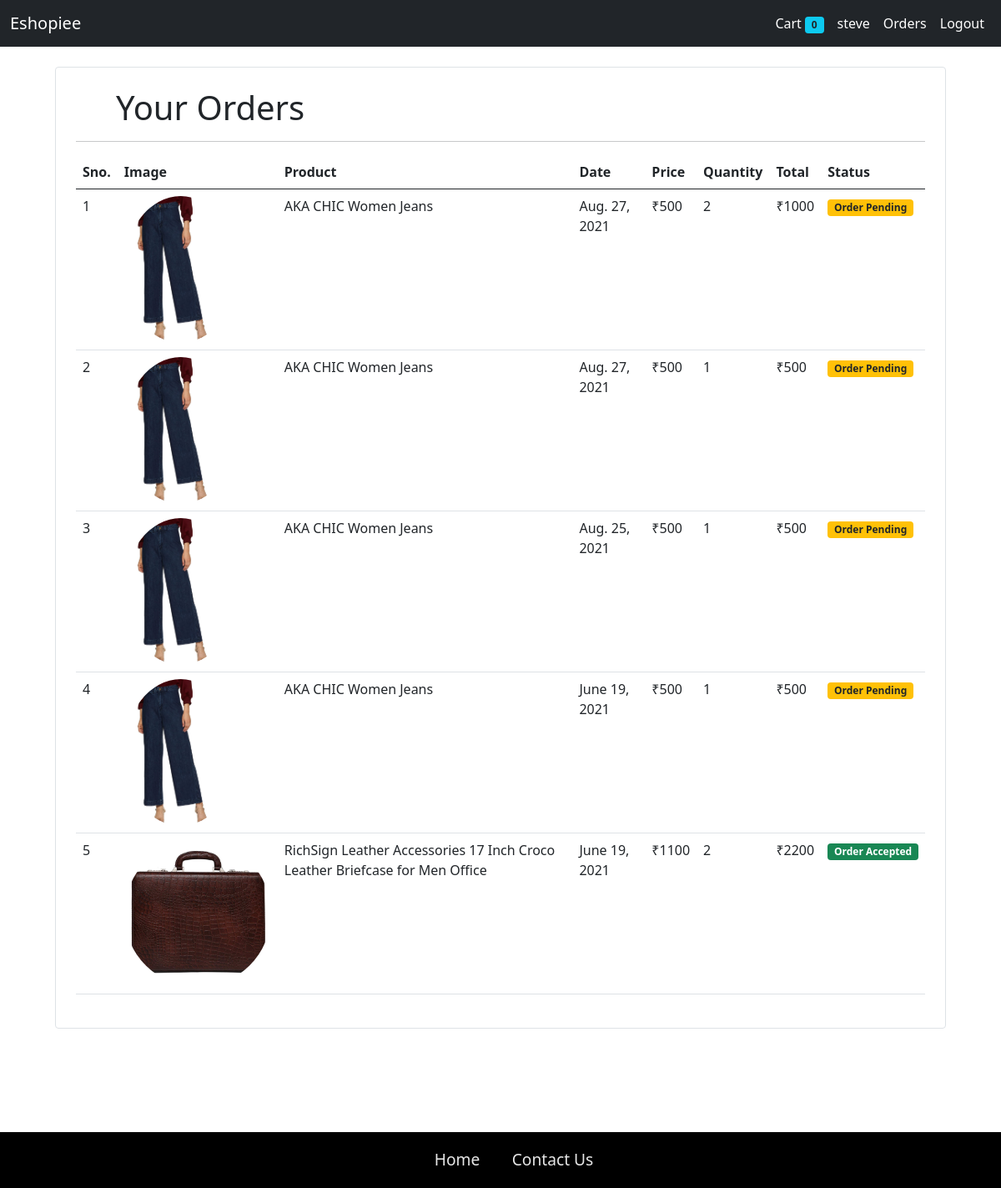
The page /orders (signed in) on the database its author committed.
### store/models.py (models this page shows, shortened)
class Customer(models.Model):
    first_name = models.CharField(max_length=50)
    last_name = models.CharField(max_length=50)
    phone = models.CharField(max_length=15)
    email = models.EmailField()
    profile_pic = models.ImageField(default='profile1.png',null=True,blank=True)
    password = models.CharField(max_length=500 )
    submitted_at = models.DateTimeField(auto_now_add=True)
    updated_at = models.DateTimeField(auto_now=True)
    '''
    @staticmethod
    def get_customer_by_email(email):
        return Customer.objects.get(email = email)here is the code to proceed only after getting the customer,if you no longer have customer,"Customer matching query does not exist." error will come , to avoid that error we are writing code in try except block'''
    @staticmethod
    def get_customer_by_email(email):
        try:
            return Customer.objects.get(email = email)
        except:
            return False
    def __str__(self):
        return self.first_name

class Order(models.Model):
    product = models.ForeignKey(Product , on_delete=models.CASCADE)
    customer = models.ForeignKey(Customer , on_delete=models.CASCADE)
    quantity = models.IntegerField(default=1)
    price = models.IntegerField()
    address = models.CharField(max_length=200,default='',blank=True)
    phone = models.CharField(max_length=50,default='',blank=True)
    date = models.DateField(default=datetime.datetime.today)
    status = models.BooleanField(default=False)
    @staticmethod
    def get_orders_by_customer(customer_id):
        return Order.objects.filter(customer = customer_id).order_by('-date')
    def __str__(self):
        return self.customer.first_name

class Product(models.Model):
    name = models.CharField(max_length=200)
    price = models.IntegerField(default=0)
    category = models.ForeignKey(Category, on_delete=models.CASCADE, default=1)
    description = models.CharField(max_length=200,default='',blank=True)
    image = models.ImageField(upload_to='products/')
    submitted_at = models.DateTimeField(auto_now_add=True)
    updated_at = models.DateTimeField(auto_now=True)

### store/views.py (the view)
# urls.py: path('orders',OrderView.as_view(),name='orders'),
class OrderView(View):
    @method_decorator(auth_middleware)
    def get(self,request):
        customer = request.session.get('customer')
        orders = Order.get_orders_by_customer(customer)
        print(orders)
        email = request.session.get('email')
        customer = Customer.get_customer_by_email(email)
        return render(request,'orders.html',{'orders':orders,'customer':customer})

### store/templatetags/custom_filter.py (called while the page is built)
@register.filter(name='currency')
def currency(number):
    return '₹'+str(number)

@register.filter(name='multiply')
def multiply(number,number1):
    return number * number1

### store/templates/orders.html
{% extends 'base.html' %}
{% load static %}
{% block content %}
{% load cart %}
{% load custom_filter %}
<div class="container">
<div class="border rounded p-4 m-4">
<p class="display-6 px-4 mx-4">Your Orders</p>
<hr>
<table class="table">
    <thead>
        <tr>
            <th>Sno.</th>
            <th>Image</th>
            <th>Product</th>
            <th>Date</th>
            <th>Price</th>
            <th>Quantity</th>
            <th>Total</th>
            <th>Status</th>
        </tr>
    </thead>
    <tbody>
        {% for order in orders  %}
        <tr>
            <td>{{forloop.counter}}</td>
            <td><img style="height: 11rem;" class="rounded-circle" src="{{order.product.image.url}}" alt=""></td>
            <td>{{order.product.name}}</td>
            <td>{{order.date}}</td>
            <td>{{order.price|currency}}</td>
            <td>{{order.quantity}}</td>
            <td>{{order.quantity|multiply:order.price|currency}}</td>
            {% if order.status %}
            <td><small class="badge bg-success">
                Order Accepted
            </small></td>
            {% else %}
            <td><small class="badge bg-warning text-dark">
                Order Pending
            </small></td>
            {% endif %}
        </tr>
       {% endfor %}
    </tbody>
</table>
</div>
</div>
{% endblock %}

### store/templates/base.html (shortened to what this page needs)
{% load static %}
<!doctype html>
<html lang="en">
  <head>
    <link rel="stylesheet" href="{% static 'css/basebootstrap.min.css' %}">
  </head>
  <body>
<nav class="navbar navbar-expand-lg navbar-dark bg-dark ">
    <div class="container-fluid">
      <a class="navbar-brand" href="/">Eshopiee</a>
      <div class="collapse navbar-collapse" id="navbarSupportedContent">
        <ul class="navbar-nav my-2 my-lg-0">
          <li class="nav-item">
            <a class="nav-link active" aria-current="page" href="/cart">Cart
              <span class="badge bg-info text-dark">{{request.session.cart.keys|length}}</span>
            </a>
          </li>
          {% if  request.session.customer %}
          <li class="nav-item">
            <a class="nav-link active" aria-current="page" href="{% url 'profile_update' customer.id %}">{{customer}}</a>
          </li>
            <li class="nav-item">
              <a class="nav-link active" aria-current="page" href="/orders">Orders</a>
            </li>
            <li class="nav-item">
              <a class="nav-link active" aria-current="page" href="/logout">Logout</a>
            </li>
           {% endif %}
          </ul>
      </div>
    </div>
  </nav>
{% block content %}
{% endblock content %}
<footer class="sticky-footer">
    <ul>
        <li><a href="/">Home</a></li>
        <li><a href="{% url 'contact' %}">Contact Us</a></li>
    </ul>
</footer>
  </body>
</html>

### store/templates/base.html (style rules this page uses)
.sticky-footer { position: relative; top: 100%; }
footer ul { list-style: none; display: flex; margin: 1em 0; }
footer ul li a { padding: 1em; text-decoration: none; color: rgba(255, 255, 255, 0.904); transition: 100ms; }
footer { width: 100%; background: #000000; color: #fff; display: grid; place-items: center; padding: 0em; font-size: 1.2rem; bottom: -100px; }

### rows shown on the page
Customer: first_name "steve"
Order: product.image (picture), product.name "AKA CHIC Women Jeans", date "Aug. 27, 2021", price "₹500", quantity "2", quantity|multiply "₹1000", status "Order Pending"
Order: product.image (picture), product.name "AKA CHIC Women Jeans", date "Aug. 27, 2021", price "₹500", quantity "1", quantity|multiply "₹500", status "Order Pending"
Order: product.image (picture), product.name "AKA CHIC Women Jeans", date "Aug. 25, 2021", price "₹500", quantity "1", quantity|multiply "₹500", status "Order Pending"
Order: product.image (picture), product.name "AKA CHIC Women Jeans", date "June 19, 2021", price "₹500", quantity "1", quantity|multiply "₹500", status "Order Pending"
Order: product.image (picture), product.name "RichSign Leather Accessories 17 Inch Croco Leather Briefcase for Men Office", date "June 19, 2021", price "₹1100", quantity "2", quantity|multiply "₹2200", status "Order Accepted"

### other values the page prints
{{ request.session.cart.keys|length }} "0"
